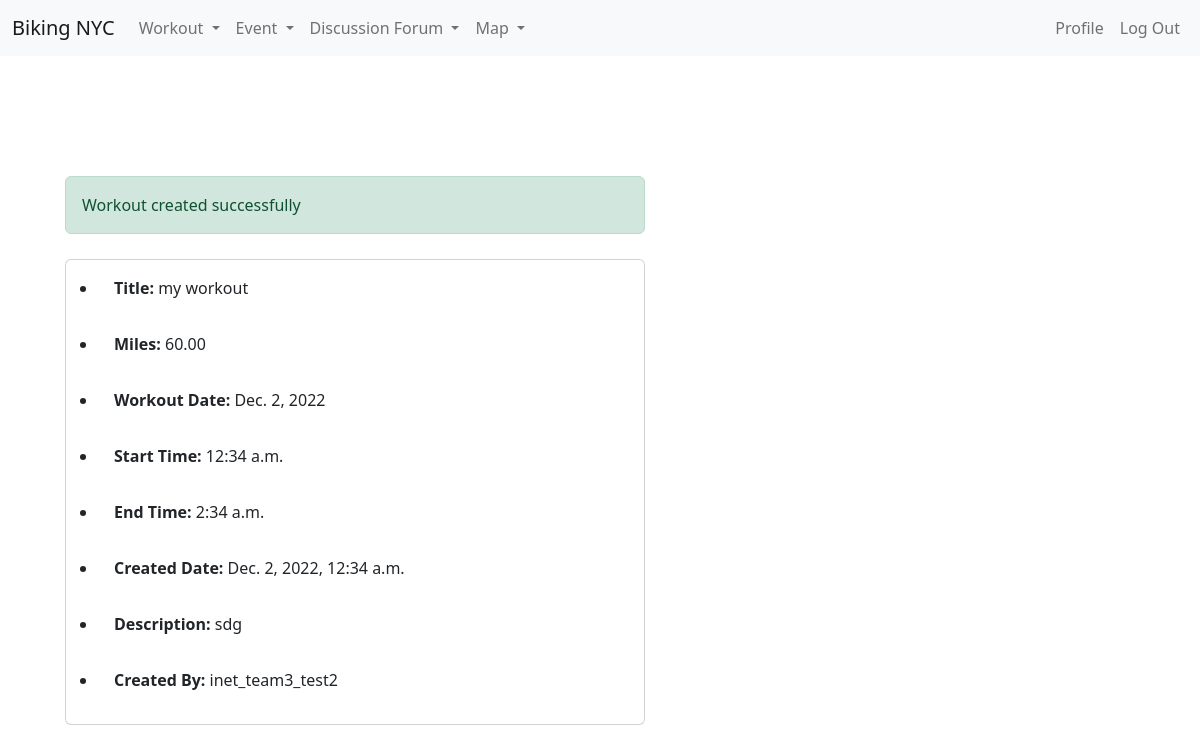
/log_workout/post_workout/success (signed in), run on the app's committed database.
### bikingapp/models.py (models this page shows, shortened)
class Workout(models.Model):
    title = models.CharField(max_length=50)
    miles = models.DecimalField(max_digits=5, decimal_places=2)
    date = models.DateField(default=timezone.now)
    time_start = models.TimeField(default=timezone.now)
    time_end = models.TimeField(default=timezone.now)
    date_created = models.DateTimeField(default=timezone.now)
    description = models.CharField(max_length=500, null=True)
    created_by = models.CharField(max_length=100, default="user")

### bikingapp/views.py (the view)
# urls.py: path("log_workout/post_workout/success", views.workout_success),
@login_required
def workout_success(request):
    obj = models.Workout.objects.order_by("id").latest("id")
    context = {"obj1": obj}
    return render(request, "workout/workout_success.html", context)

### bikingapp/models.py (called while the page is built)
    def __str__(self):
        return self.username

### bikingapp/templates/workout/workout_success.html (shortened to what this page needs)
<!DOCTYPE html>
<html lang="en">
  <head>
    <link
      href="https://cdn.jsdelivr.net/npm/bootstrap@5.2.2/dist/css/bootstrap.min.css"
      rel="stylesheet"
    />
    <link
      rel="stylesheet"
      href="https://cdn.jsdelivr.net/npm/bootstrap-icons@1.9.1/font/bootstrap-icons.css"
    />
  </head>
  <body>
    {% extends 'base.html' %} {% block content %}
    <div style="margin-top: 120px">
      <div class="col">
        <div
          class="alert alert-success col-lg-6"
          role="alert"
          style="margin-left: 25px"
        >
          Workout created successfully
        </div>
        <div class="card col-lg-6" style="margin: 25px">
          <ul>
            <li class="card-body"><b>Title:</b> {{obj1.title}}</li>
            <li class="card-body"><b>Miles:</b> {{obj1.miles}}</li>
            <li class="card-body"><b>Workout Date:</b> {{obj1.date}}</li>
            <li class="card-body"><b>Start Time:</b> {{obj1.time_start}}</li>
            <li class="card-body"><b>End Time:</b> {{obj1.time_end}}</li>
            <li class="card-body">
              <b>Created Date:</b> {{obj1.date_created}}
            </li>
            <li class="card-body"><b>Description:</b> {{obj1.description}}</li>
            <li class="card-body"><b>Created By:</b> {{obj1.created_by}}</li>
          </ul>
        </div>
      </div>
    </div>
    {% endblock content %}

### data on the page
Workout: title "my workout", miles "60.00", date "Dec. 2, 2022", time_start "12:34 a.m.", time_end "2:34 a.m.", date_created "Dec. 2, 2022, 12:34 a.m.", description "sdg", created_by "inet_team3_test2"
